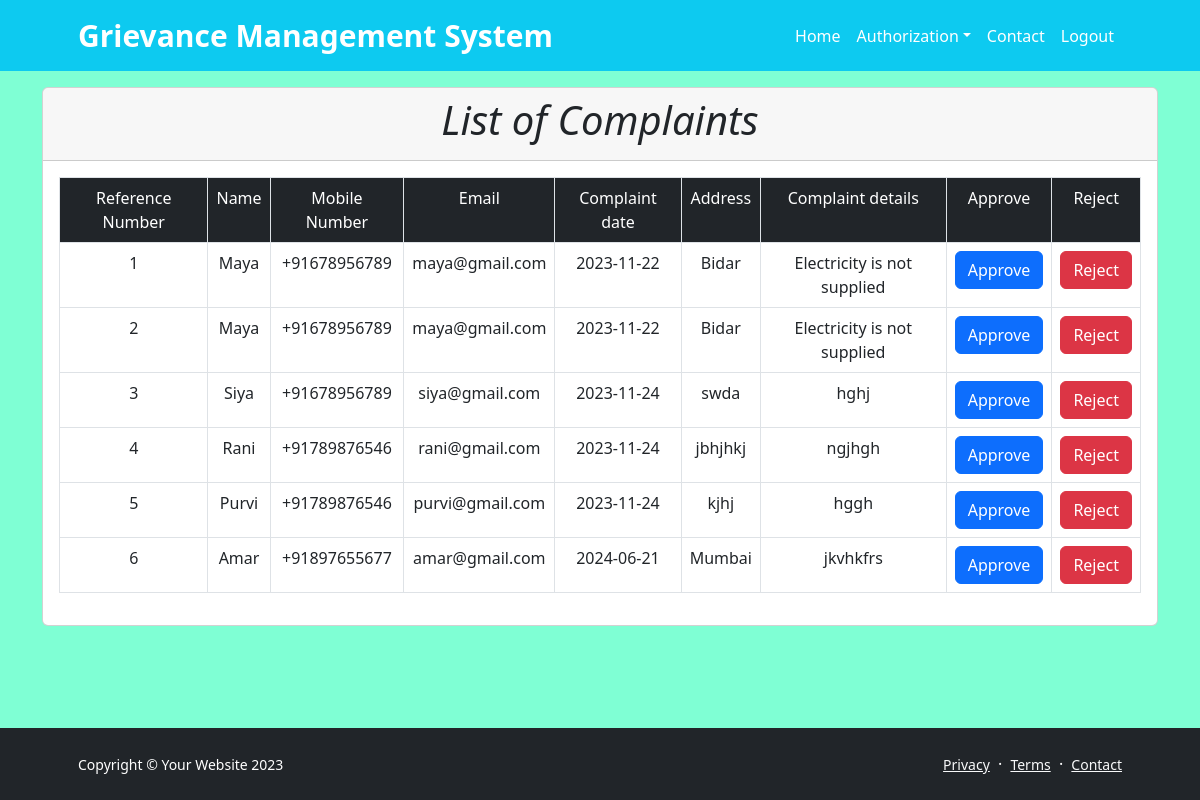
The page /w2.php on the database its author committed.
### tables this page shows
CREATE TABLE `comp2` (
  `num` int(255) NOT NULL,
  `username` varchar(255) NOT NULL,
  `mobnum` varchar(12) NOT NULL,
  `email` varchar(255) NOT NULL,
  `comdate` date NOT NULL,
  `uaddress` text NOT NULL,
  `comdetails` text NOT NULL,
  `upload` blob NOT NULL
);

### w2.php (the view, shortened to what this page needs)
<?php
require_once('config/db1.php');
$query="SELECT * from comp2";
$result=mysqli_query($con,$query);
?>
<!DOCTYPE html>
<html lang="en">
<head>
    <link rel="stylesheet" type="text/css" href="css/custom.css" />
    <link href="https://cdn.jsdelivr.net/npm/bootstrap-icons@1.5.0/font/bootstrap-icons.css" rel="stylesheet" />
    <link href="css/styles.css" rel="stylesheet" />
</head>
<body class="d-flex flex-column" style="background-color: aquamarine;">
    <main class="flex-shrink-0">
        <nav class="navbar navbar-expand-lg navbar-dark bg-info">
            <div class="container px-5">
                <a class="navbar-brand" href="index.html"><b>Grievance Management System</b></a>
                <div class="collapse navbar-collapse" id="navbarSupportedContent">
                    <ul class="navbar-nav ms-auto mb-2 mb-lg-0">
                        <li class="nav-item"><a class="nav-link" href="index.html">Home</a></li>
                        <li class="nav-item dropdown">
                            <a class="nav-link dropdown-toggle" id="navbarDropdownBlog" href="#" role="button"
                                data-bs-toggle="dropdown" aria-expanded="false" onclick="click">Authorization</a>
                        </li>
                        <li class="nav-item"><a class="nav-link" href="contact.html">Contact</a></li>
                        <li class="nav-item"><a class="nav-link" href="http://localhost/WLCM/front.html">Logout</a>
                        </li>
                    </ul>
                </div>
            </div>
        </nav>
        <div class="container">
            <div class="row mt-2">
                <div class="col">
                    <div class="card mt-2">
                        <div class="card-header">
                            <h2 class="display-6 text-center"><i> List of Complaints</i></h2>
                         </div>
                         <div class="card-body">
                            <table class="table table-bordered text-center">
                                <tr class="bg-dark text-white">
                                    <td>Reference Number</td>
                                    <td>Name</td>
                                    <td>Mobile Number</td>
                                    <td>Email</td>
                                    <td>Complaint date</td>
                                    <td>Address</td>
                                    <td>Complaint details</td>
                                    <td>Approve</td>
                                    <td>Reject</td>
                                  </tr>
                                  <tr>
                                    <?php
                                    while($row=mysqli_fetch_assoc($result))
                                    {
                                      ?>
                                      <td><?php echo $row['num']; ?></td>
                                      <td><?php echo $row['username']; ?></td>
                                      <td><?php echo $row['mobnum']; ?></td>
                                      <td><?php echo $row['email']; ?></td>
                                      <td><?php echo $row['comdate']; ?></td>
                                      <td><?php echo $row['uaddress']; ?></td>
                                      <td><?php echo $row['comdetails']; ?></td>
                                      <td><a href="#" class="btn btn-primary" onclick="app(this)">Approve</td>
                                      <td><a href="#" class="btn btn-danger" onclick="re(this)">Reject</td>
                                     </tr>
                                      <?php
                                    }
                                    ?>
                             </table>
                         </div>
                                </div>
                                </div>
                                </div>
                                </div>
    </main>
    <footer class="bg-dark py-4 mt-auto">
        <div class="container px-5">
            <div class="row align-items-center justify-content-between flex-column flex-sm-row">
                <div class="col-auto">
                    <div class="small m-0 text-white">Copyright &copy; Your Website 2023</div>
                </div>
                <div class="col-auto">
                    <a class="link-light small" href="#!">Privacy</a>
                    <span class="text-white mx-1">&middot;</span>
                    <a class="link-light small" href="#!">Terms</a>
                    <span class="text-white mx-1">&middot;</span>
                    <a class="link-light small" href="#!">Contact</a>
                </div>
            </div>
        </div>
    </footer>
</body>
</html>

### rows shown on the page
comp2: num "1", username "Maya", mobnum "+91678956789", email "maya@gmail.com", comdate "2023-11-22", uaddress "Bidar", comdetails "Electricity is not supplied"
comp2: num "2", username "Maya", mobnum "+91678956789", email "maya@gmail.com", comdate "2023-11-22", uaddress "Bidar", comdetails "Electricity is not supplied"
comp2: num "3", username "Siya", mobnum "+91678956789", email "siya@gmail.com", comdate "2023-11-24", uaddress "swda", comdetails "hghj"
comp2: num "4", username "Rani", mobnum "+91789876546", email "rani@gmail.com", comdate "2023-11-24", uaddress "jbhjhkj", comdetails "ngjhgh"
comp2: num "5", username "Purvi", mobnum "+91789876546", email "purvi@gmail.com", comdate "2023-11-24", uaddress "kjhj", comdetails "hggh"
comp2: num "6", username "Amar", mobnum "+91897655677", email "amar@gmail.com", comdate "2024-06-21", uaddress "Mumbai", comdetails "jkvhkfrs"
